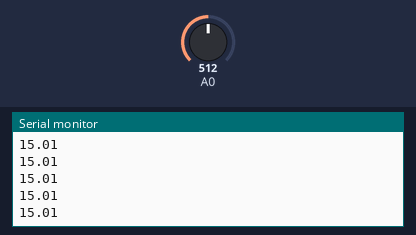
Bench run of a sketch on a simulated Arduino Uno, built with avr-gcc and run on an emulated ATmega328P. Parts: the last lines printed to the serial monitor. The test bench sets the inputs (shaded band); at power-on: A0 = 512.

Above: at 1.2 s.
1.3 s: A0 set to 716
At 2.4 s:
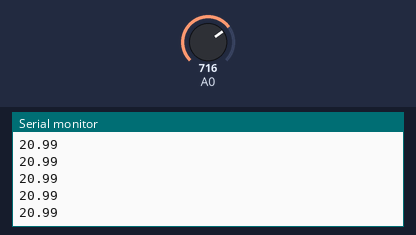
2.8 s: A0 set to 900
At 3.9 s:
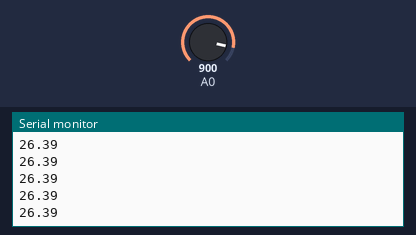
Timing chart, 0 to 5.8 s (numbered marks = the images above; inputs shaded):
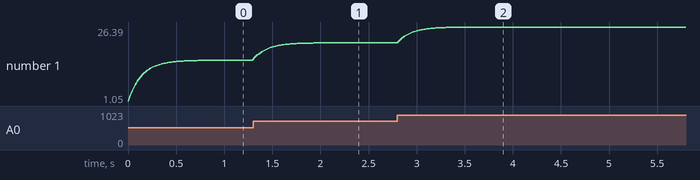

The sketch:

filtro_2.ino
```cpp
float band = 0.07, vf, x , med = x;

void setup()
{
pinMode (A0, INPUT);
Serial.begin(9600);
}

void loop()
{
vf= analogRead(A0);
x = (vf*30)/1023;
//x = (vf*5)/1023;
med = (band*x)+((1-band)*med);
Serial.println(med);
delay(10);
}
```

Measured:
- after the input at 1.3 s, the serial monitor: prints a new line at once (image 1)
- plotted number 1: 15.01 → 21 after the input at 1.3 s
